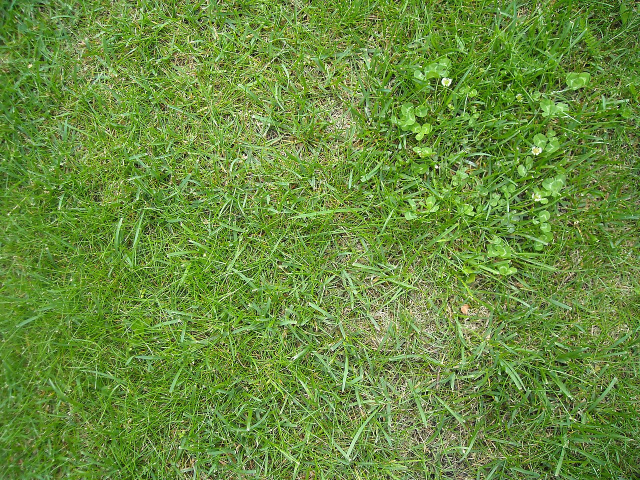
#> input picture reference_photos/grass_and_clovers.jpg, 1280 x 960 px (shown at 1/2 size)
$ python ref_photo_range_rings.py ../reference_photos/grass_and_clovers.jpg out.png --horizon 1.0
#> lines starting #> are read from the running program, lines starting #| are printed output that depends on the picture; after the words box and inside, x2 and y2 are one past the last pixel; in counts of white or black regions, pixels touching at a corner belong together
#!/usr/bin/env python3
"""Draw camera-range rings on a flat-ground reference photo.

Projects the same diagnostic rings the game draws (--diag-rings / R key:
1/5/10/15/25/50m then every 50m to 500m) onto a photo of flat ground, so a
reference photo and a game screenshot can be compared distance-band by
distance-band ("how much detail does the real world actually show at 15m?").

Ground-plane pinhole model. You supply the camera height, the horizon row
(eyeball the treeline/field edge) and the horizontal FOV; everything below
the horizon maps to a ground range r = sqrt(x^2 + z^2), and rings are bands
of |r - R| < tol with tol following the pixel footprint (the shader's fwidth
trick) so the lines stay a few px wide everywhere.

Example (the KBG sod reference):
  python3 scripts/ref_photo_range_rings.py \
      "reference_photos/grass/91suSCsHsdL._AC_SL1500_.jpg" tmp/sodref_rings.png \
      --horizon 470 --cam-height 1.6 --hfov 60
"""
import argparse
import numpy as np
from PIL import Image, ImageDraw, ImageFont

RINGS = [1, 5, 10, 15, 25] + list(range(50, 501, 50))
FONT = "/usr/share/fonts/truetype/dejavu/DejaVuSans-Bold.ttf"


def main() -> None:
    ap = argparse.ArgumentParser(description=__doc__.splitlines()[0])
    ap.add_argument("src")
    ap.add_argument("out")
    ap.add_argument("--horizon", type=float, required=True,
                    help="horizon row in px from top (base of the far treeline)")
    ap.add_argument("--cam-height", type=float, default=1.6)
    ap.add_argument("--hfov", type=float, default=60.0, help="horizontal FOV, deg")
    args = ap.parse_args()

    img = Image.open(args.src).convert("RGB")
#> img is the input picture: PIL image 1280x960 RGB; mean R, G, B 106.6, 141.5, 62.9
    W, H = img.size
#> W = 1280; H = 960
    v0, h_cam = args.horizon, args.cam_height
    f = (W / 2.0) / np.tan(np.radians(args.hfov / 2.0))
#> f = 1108.5
    u0 = W / 2.0
#> u0 = 640

    u = np.arange(W)[None, :].repeat(H, 0).astype(np.float64)
    v = np.arange(H)[:, None].repeat(W, 1).astype(np.float64)
    below = v > v0 + 0.5
    z = np.where(below, f * h_cam / np.maximum(v - v0, 0.5), np.nan)
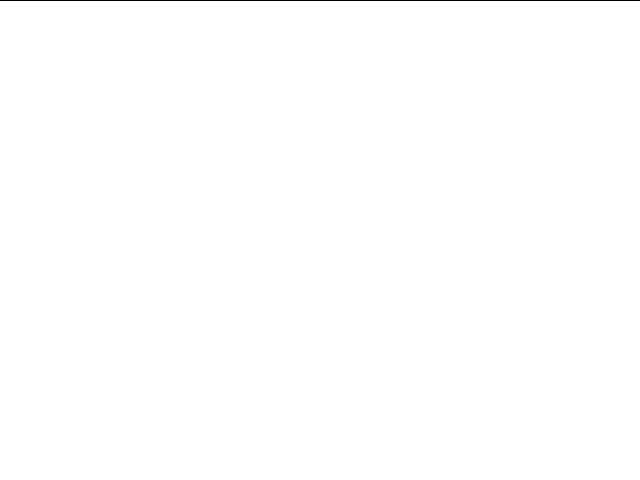
#> below: shape (960, 1280) bool (shown at 1/2 size); 99.8% white; 1 black region, box (x1, y1, x2, y2) and area: (0, 0, 1280, 2) 2560
    x = (u - u0) * z / f
    r = np.sqrt(x * x + z * z)
    gy, gx = np.gradient(np.where(np.isfinite(r), r, 0.0))
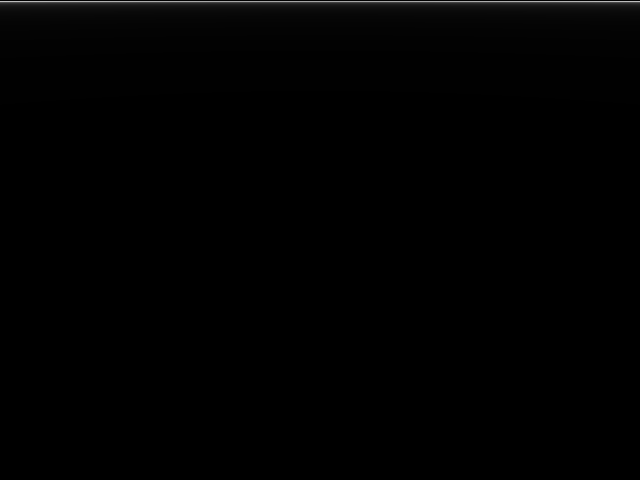
#> r: shape (960, 1280) float64 (shown at 1/2 size); 0.21% of the values are NaN or infinite; the others: min 1.85, max 2048, mean 14.51; drawn with min black, max white, NaN and infinite black
    fw = np.nan_to_num(np.sqrt(gx * gx + gy * gy))

    mask = np.zeros((H, W), bool)
    for R in RINGS:
        tol = np.clip(fw * 1.8, 0.01, R * 0.02)
        mask |= below & np.isfinite(r) & (np.abs(r - R) < tol)
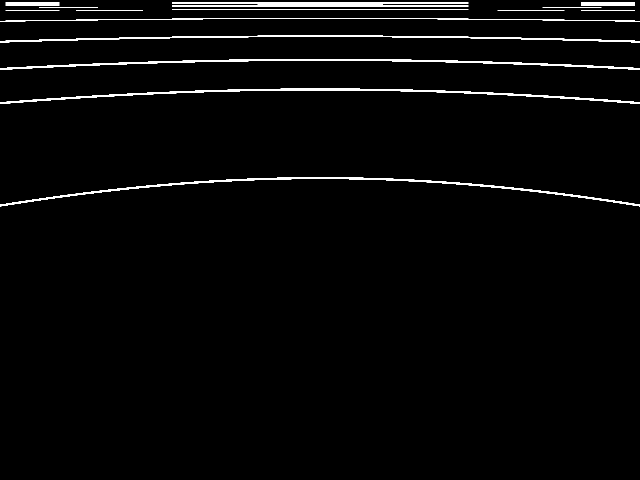
#> mask: shape (960, 1280) bool (shown at 1/2 size); 2% white; 21 white regions, largest, box (x1, y1, x2, y2) and area: (0, 118, 1280, 140) 4678, (0, 177, 1280, 208) 4656, (0, 354, 1280, 413) 4624

    arr = np.array(img, dtype=np.float64)
    arr[mask] = arr[mask] * 0.15 + np.array([200.0, 15.0, 15.0]) * 0.85
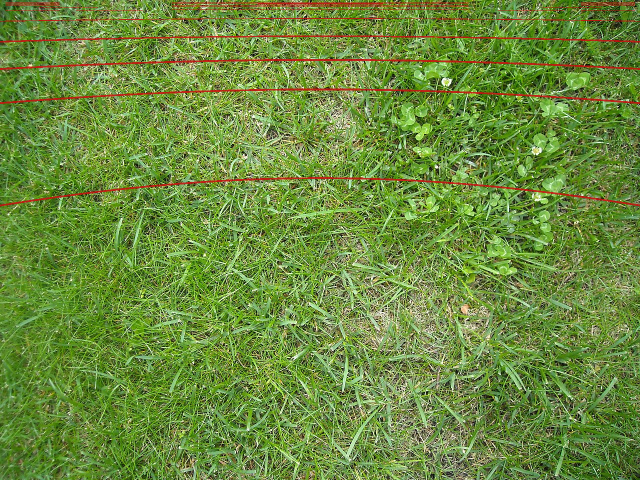
#> arr: shape (960, 1280, 3) float64 (shown at 1/2 size); mean R, G, B 108.2, 139.3, 62.1
    out = Image.fromarray(arr.astype(np.uint8))

    draw = ImageDraw.Draw(out)
    try:
        font = ImageFont.truetype(FONT, 34)
        small = ImageFont.truetype(FONT, 24)
    except OSError:
        font = small = ImageFont.load_default()
    for R in [5, 10, 15, 25, 50, 100]:
        vr = v0 + f * h_cam / R
        if vr > H - 8:
            continue
        fnt = font if R <= 25 else small
        tx = u0 if R <= 50 else u0 - 320  # 100m goes left, clear of 50m
        ty = vr - (40 if R <= 25 else 28)
        txt = f"{R}m"
        tw = draw.textlength(txt, font=fnt)
        draw.text((tx - tw / 2 + 2, ty + 2), txt, fill=(0, 0, 0), font=fnt)
        draw.text((tx - tw / 2, ty), txt, fill=(255, 60, 60), font=fnt)
#> this loop made 6 passes
#> tw on passes 1 to 6: 59.08, 82.73, 82.73, 82.73, 58.42, 75.12
    note = ("rings: 1/5/10/15/25/50m then every 50m to 500m — cam %.1fm, "
            "hFOV %.0fdeg, horizon row %.0f" % (h_cam, args.hfov, v0))
    draw.text((22, 22), note, fill=(0, 0, 0), font=small)
    draw.text((20, 20), note, fill=(255, 235, 235), font=small)
    out.save(args.out)
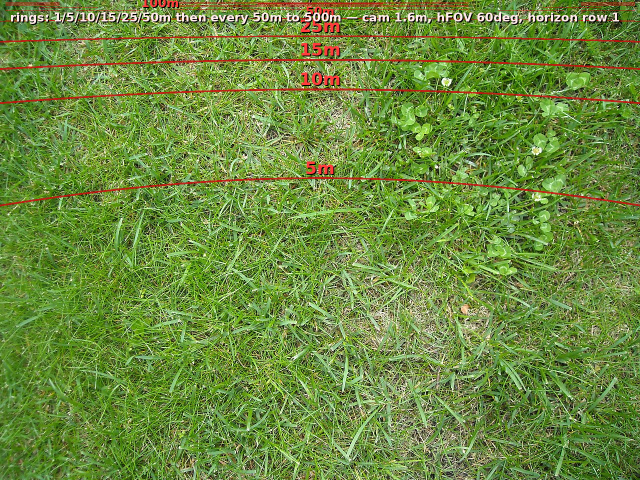
#> saved as out.png: PIL image 1280x960 RGB (shown at 1/2 size); mean R, G, B 109.1, 139, 63
    print("saved", args.out)


if __name__ == "__main__":
    main()

$ run again, on reference_photos/north_meadow_01.jpg
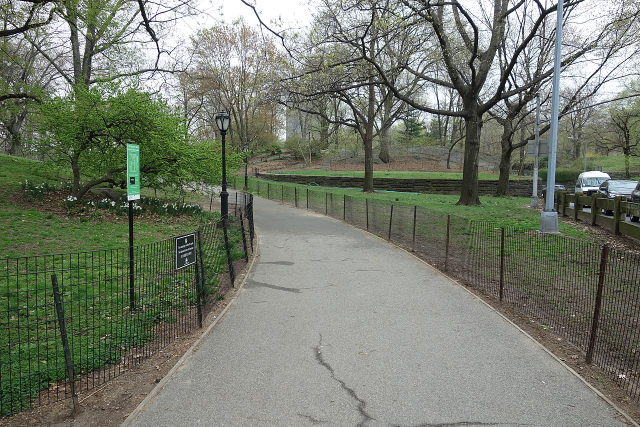
#> input picture reference_photos/north_meadow_01.jpg, 1280 x 853 px (shown at 1/2 size)
#> in main, img is the input picture: PIL image 1280x853 RGB; mean R, G, B 116.9, 122.9, 108.9
#> below: shape (853, 1280) bool; 99.8% white; 1 black region, box (x1, y1, x2, y2) and area: (0, 0, 1280, 2) 2560
#> after the loop in main, `for R in RINGS:`:
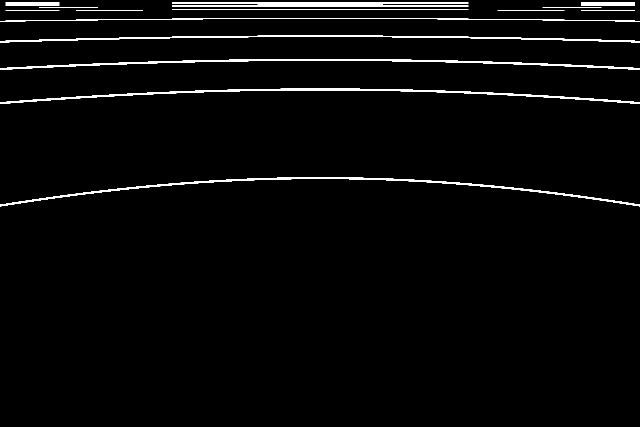
#> mask: shape (853, 1280) bool (shown at 1/2 size); 2.3% white; 21 white regions, largest, box (x1, y1, x2, y2) and area: (0, 118, 1280, 140) 4678, (0, 177, 1280, 208) 4656, (0, 354, 1280, 413) 4624
#> the loop in main, `for R in [5, 10, 15, 25, 50, 100]:` made 6 passes
#> tw on passes 1 to 6: 59.08, 82.73, 82.73, 82.73, 58.42, 75.12
#> in main, `out.save(args.out)`:
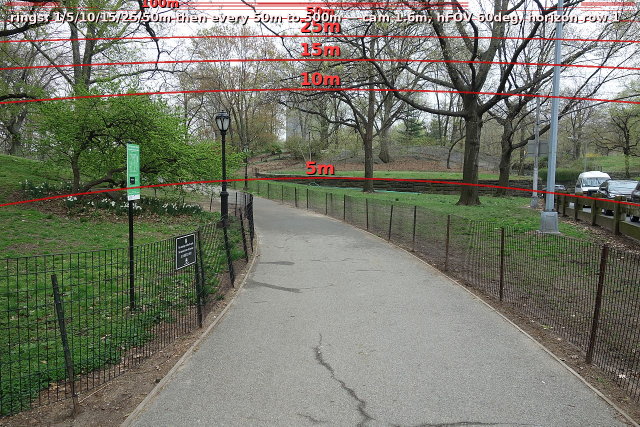
#> saved as out.png: PIL image 1280x853 RGB (shown at 1/2 size); mean R, G, B 118.1, 119.7, 105.9

$ run again, on reference_photos/north_meadow_07.jpg
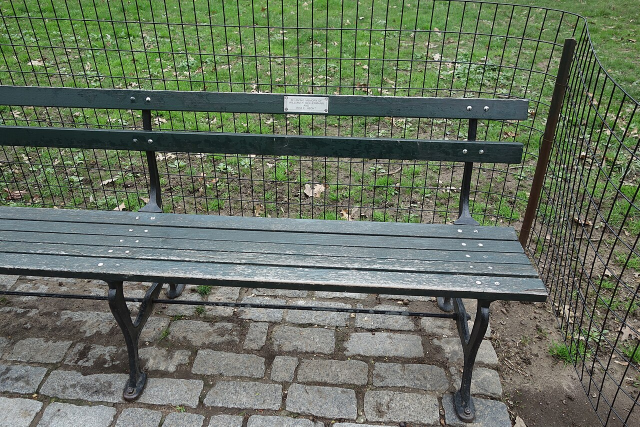
#> input picture reference_photos/north_meadow_07.jpg, 1280 x 853 px (shown at 1/2 size)
#> in main, img is the input picture: PIL image 1280x853 RGB; mean R, G, B 103.4, 114.1, 96.3
#> below: shape (853, 1280) bool; 99.8% white; 1 black region, box (x1, y1, x2, y2) and area: (0, 0, 1280, 2) 2560
#> after the loop in main, `for R in RINGS:`:
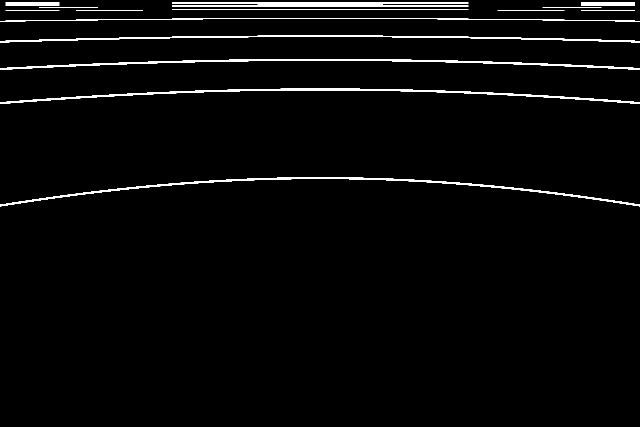
#> mask: shape (853, 1280) bool (shown at 1/2 size); 2.3% white; 21 white regions, largest, box (x1, y1, x2, y2) and area: (0, 118, 1280, 140) 4678, (0, 177, 1280, 208) 4656, (0, 354, 1280, 413) 4624
#> the loop in main, `for R in [5, 10, 15, 25, 50, 100]:` made 6 passes
#> tw on passes 1 to 6: 59.08, 82.73, 82.73, 82.73, 58.42, 75.12
#> in main, `out.save(args.out)`:
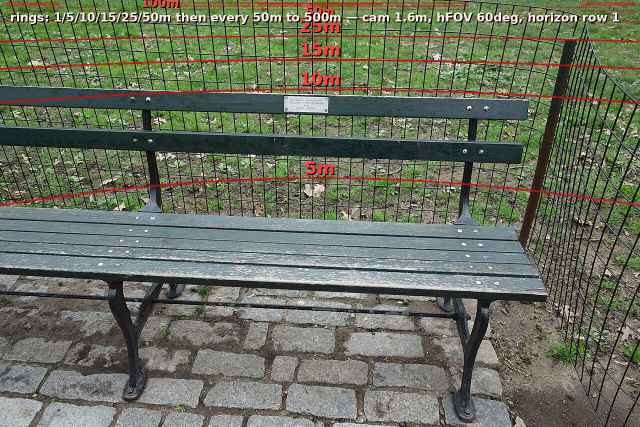
#> saved as out.png: PIL image 1280x853 RGB (shown at 1/2 size); mean R, G, B 106.5, 112, 95.7

$ run again, on reference_photos/sheep_meadow_01.jpg
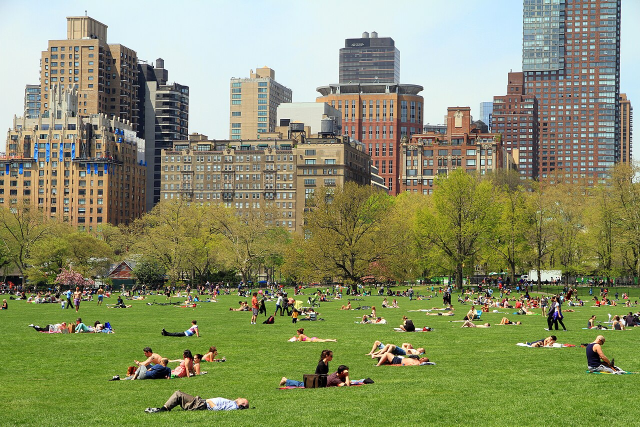
#> input picture reference_photos/sheep_meadow_01.jpg, 1280 x 853 px (shown at 1/2 size)
#> in main, img is the input picture: PIL image 1280x853 RGB; mean R, G, B 138.1, 144.5, 104.4
#> below: shape (853, 1280) bool; 99.8% white; 1 black region, box (x1, y1, x2, y2) and area: (0, 0, 1280, 2) 2560
#> after the loop in main, `for R in RINGS:`:
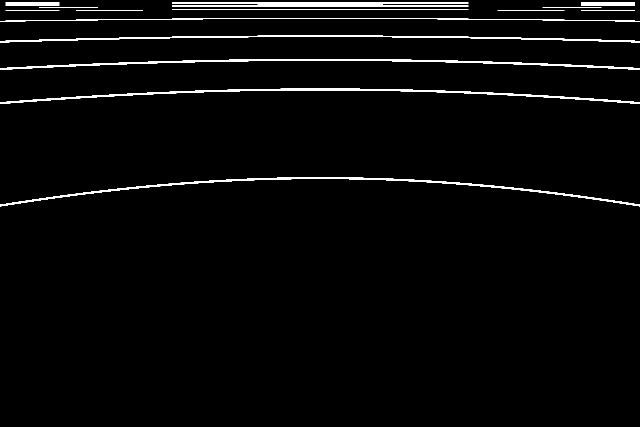
#> mask: shape (853, 1280) bool (shown at 1/2 size); 2.3% white; 21 white regions, largest, box (x1, y1, x2, y2) and area: (0, 118, 1280, 140) 4678, (0, 177, 1280, 208) 4656, (0, 354, 1280, 413) 4624
#> the loop in main, `for R in [5, 10, 15, 25, 50, 100]:` made 6 passes
#> tw on passes 1 to 6: 59.08, 82.73, 82.73, 82.73, 58.42, 75.12
#> in main, `out.save(args.out)`:
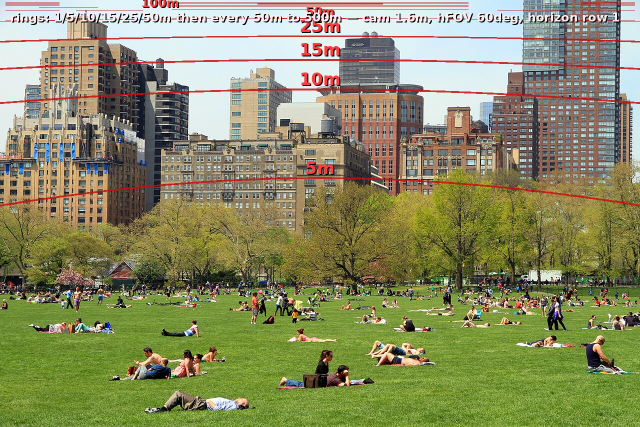
#> saved as out.png: PIL image 1280x853 RGB (shown at 1/2 size); mean R, G, B 137.9, 139.7, 99.6
